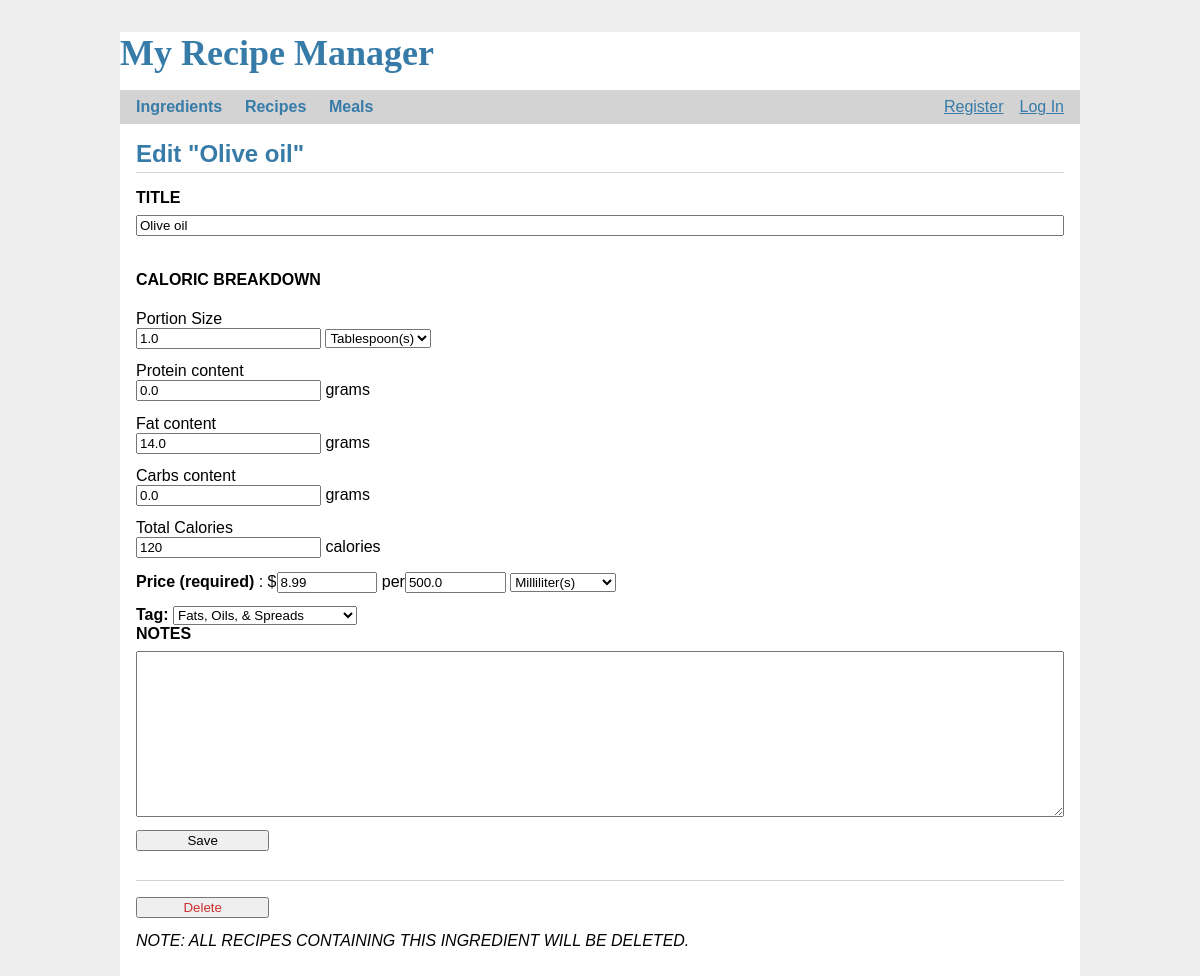
/ingredients/olive-oil/update, run on the app's committed database.
### tables this page shows
CREATE TABLE ingredient (
  id INTEGER PRIMARY KEY,
  name TEXT NOT NULL UNIQUE,
  name_key TEXT NOT NULL UNIQUE, --no whitespace, lowercase
  portion_size FLOAT(2) NOT NULL,
  portion_size_unit TEXT CHECK ( portion_size_unit in ('g', 'kg', 'oz', 'lb', 'cup', 'ml', 'l', 'gal', 'T', 't', 'in', 'unit') ) NOT NULL,
  portion_converted FLOAT(2) NOT NULL, --will be only in grams or in mls
  protein FLOAT(1) NOT NULL,
  fat FLOAT(1) NOT NULL,
  carbs FLOAT(1) NOT NULL,
  calories INT NOT NULL,
  price INT, --this is in cents to avoid float representation issues
  price_size FLOAT(2), --{{1.5}} in i.5lb bag for instance
  price_size_unit TEXT CHECK ( portion_size_unit in ('g', 'kg', 'oz', 'lb', 'cup', 'ml', 'l', 'gal', 'T', 't', 'in', 'unit') ),
  price_converted FLOAT(2), --price converted to g or ml
  tag TEXT CHECK (tag in ('carbs', 'fats', 'proteins', 'vegetables', 'legumes', 'fruit', 'nuts', 'sauces', 'dairy', 'spices', 'others')),
  notes TEXT
);

### app/ingredients.py (the view, shortened to what this page needs)
@bp.route('/<name_key>/update', methods=('GET', 'POST'))
def update(name_key):
    ingredient = get_ing(name_key)
    return render_template('ingredients/update.html', ingredient=ingredient, units=__units__, tags=__tags__)

### app/auth.py (called while the page is built)
@bp.before_app_request
def load_logged_in_user():
    user_id = session.get("user_id")
    if user_id is None:
        g.user = None
    else:
        g.user = (
            get_db().execute("SELECT * FROM user WHERE id = ?", (user_id,)).fetchone()
        )

### app/db.py (called while the page is built)
def get_db():
    if "db" not in g:
        g.db = sqlite3.connect(
            current_app.config["DATABASE"], detect_types=sqlite3.PARSE_DECLTYPES
        )
        g.db.row_factory = sqlite3.Row
    return g.db

### app/ingredients.py (called while the page is built)
def get_ing(name_key):
    ing = get_db().execute(
        'SELECT * FROM ingredient WHERE name_key = ?',
        (name_key,)
    ).fetchone()
    if ing is None:
        abort(404, f"{name_key} is not in the Ingredient table.")
    return ing

### app/templates/ingredients/update.html (shortened to what this page needs)
{% extends 'base.html' %}
{% block header %}
    <h1>{% block title %}Edit "{{ ingredient['name'] }}"{% endblock %}</h1>
{% endblock %}
{% block content %}
    <form method="post">
        <label for="name">TITLE</label>
        <input name="name" id="name" value="{{ ingredient['name'] }}" required>
        <h4>CALORIC BREAKDOWN</h4>
        Portion Size
        <div>
            <input name="portion_size" type="number" min=".01" step=".01" id="portion_size"
                   value="{{ ingredient['portion_size'] }}" required>
            <select name="portion_size_unit" id="portion_size_unit" value="{{ ingredient['portion_size_unit'] }}"
                    required>
                {% for unit in units %}
                    {% if ingredient['portion_size_unit'] == unit %}
                        <option value={{ unit }} selected="selected">
                            {% if unit == "g" %} Gram(s)
                            {% elif unit == "kg" %} Kilogram(s)
                            {% elif unit == "oz" %} Ounce(s)
                            {% elif unit == "cup" %} Cup(s)
                            {% elif unit == "ml" %} Milliliter(s)
                            {% elif unit == "l" %} Liter(s)
                            {% elif unit == "gal" %} Gallon(s)
                            {% elif unit == "in" %} Inch(es)
                            {% elif unit == "T" %} Tablespoon(s)
                            {% elif unit == "t" %} Teaspoons(s)
                            {% elif unit == "unit" %} Unit(s)
                            {% else %} {{ unit }}(s)
                            {% endif %}
                        </option>
                    {% endif %}
                {% endfor %}
            </select>
        </div>
        Protein content
        <div>
            <input name="protein" type="number" step=".1" id="protein" value="{{ ingredient['protein'] }}" required>
            grams
        </div>
        Fat content
        <div>
            <input name="fat" type="number" step=".1" id="fat" value="{{ ingredient['fat'] }}" required> grams
        </div>
        Carbs content
        <div>
            <input name="carbs" type="number" step=".1" id="carbs" value="{{ ingredient['carbs'] }}" required> grams
        </div>
        Total Calories
        <div>
            <input name="calories" type="number" id="calories" value="{{ ingredient['calories'] }}" required> calories
        </div>
        <div>
            <b>Price (required) </b>:
            $<input style="width: 10%" min=0 name="price" type="number" step=".01" id="price"
                    value="{{ ingredient['price']/100 }}">
            per<input style="width: 10%" min=0 name="price_size" type="number" id="price_size"
                      value="{{ ingredient['price_size'] }}">
            <select name="price_size_unit" id="price_size_unit" required>
                {% for unit in units %}
                    {% if ingredient['price_size_unit'] == unit %}
                        <option value={{ unit }} selected="selected">
                            {% if unit == "g" %} Gram(s)
                            {% elif unit == "kg" %} Kilogram(s)
                            {% elif unit == "oz" %} Ounce(s)
                            {% elif unit == "cup" %} Cup(s)
                            {% elif unit == "ml" %} Milliliter(s)
                            {% elif unit == "l" %} Liter(s)
                            {% elif unit == "gal" %} Gallon(s)
                            {% elif unit == "in" %} Inch(es)
                            {% elif unit == "T" %} Tablespoon(s)
                            {% elif unit == "t" %} Teaspoons(s)
                            {% elif unit == "unit" %} Unit(s)
                            {% else %} {{ unit }}(s)
                            {% endif %}
                        </option>
                    {% endif %}
                {% endfor %}
            </select>
        </div>
        <div>
            <b>Tag:</b>
            <select name="tag" id="tag" required>
                {% for tag in tags %}
                    {% if ingredient['tag'] == tag %}
                        <option value={{ tag }} selected="selected">
                            {% if tag == "carbs" %} Grains, Starches, & Sugars
                            {% elif tag == "fats" %} Fats, Oils, & Spreads
                            {% elif tag == "proteins" %} Proteins
                            {% elif tag == "vegetables" %} Veggies
                            {% elif tag == "legumes" %} Legumes
                            {% elif tag == "fruit" %} Fruits
                            {% elif tag == "nuts" %} Nuts & Seeds
                            {% elif tag == "sauces" %} Sauces and Condiments
                            {% elif tag == "dairy" %} Dairy
                            {% elif tag == "spices" %} Spices
                            {% else %} Others
                            {% endif %}
                        </option>
                    {% endif %}
                {% endfor %}
            </select>
        </div>
        <label for="notes">NOTES</label>
        <textarea class="notes" name="notes" id="notes">{{ ingredient['notes'] }}</textarea>
        <input type="submit" value="Save">
    </form>
    <hr>
    <form action="{{ url_for('ingredients.delete', name_key=ingredient['name_key']) }}" method="post">
        <input class="danger" type="submit" value="Delete"
               onclick="return confirm('ALL RECIPES CONTAINING THIS INGREDIENT WILL BE DELETED. \n \n Are you sure?');">
        <em>NOTE: ALL RECIPES CONTAINING THIS INGREDIENT WILL BE DELETED.</em>
    </form>
{% endblock %}

### app/static/style.css (style rules this page uses)
h1 { font-family: Verdana, sans-serif; color: #377ba8; margin: 1rem 0; }
hr { border: none; border-top: 1px solid lightgray; }
.content > header h1 { flex: auto; margin: 1rem 0 0.25rem 0; }
.content form { margin: 1em 0; display: flex; flex-direction: column; }
.content label { font-weight: bold; margin-bottom: 0.5em; }
.content input, .content textarea { margin-bottom: 1em; }
.content textarea { min-height: 12em; resize: vertical; }
input.danger { color: #cc2f2e; }
input[type=submit] { align-self: start; min-width: 10em; }

### data on the page
ingredient: name "Olive oil", portion_size "1.0", portion_size_unit "Tablespoon(s)", protein "0.0", fat "14.0", carbs "0.0", calories "120", price "8.99", price_size "500.0", price_size_unit "Milliliter(s)", tag "Fats, Oils, & Spreads"
